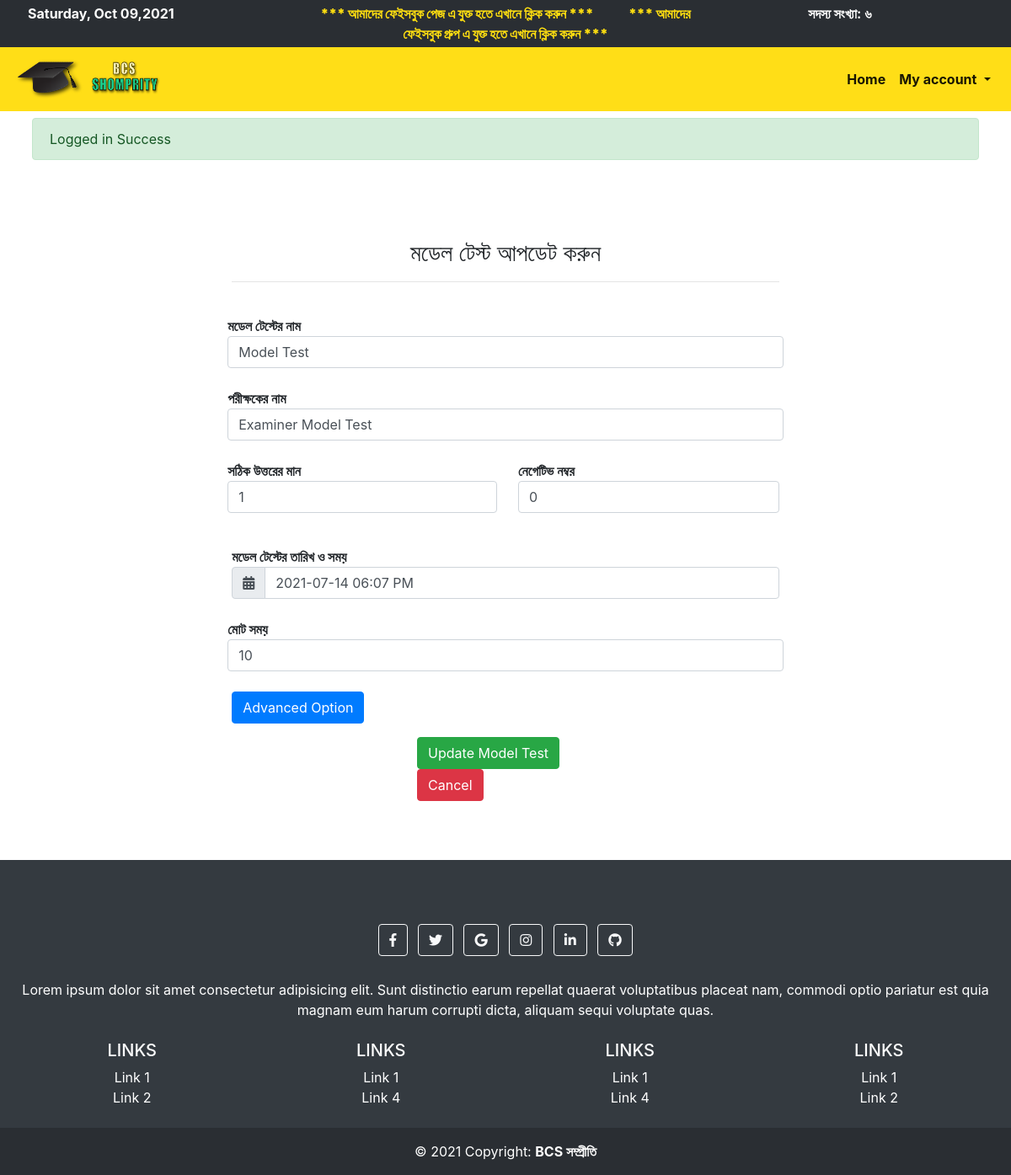
The app's page /admin/edit_model_test.php?id=16 (signed in) with its own data.
### tables this page shows
CREATE TABLE `model_test` (
  `id` int(11) NOT NULL,
  `user_id` int(11) NOT NULL,
  `model_test_name` varchar(100) NOT NULL,
  `model_test_examiner_name` varchar(100) NOT NULL,
  `positive_mark` float NOT NULL,
  `negative_mark` float NOT NULL,
  `model_test_date` varchar(100) NOT NULL,
  `duration` int(11) NOT NULL,
  `model_set` varchar(100) DEFAULT NULL,
  `course_id` int(11) DEFAULT NULL,
  `payment` int(11) DEFAULT NULL,
  `pinned` int(11) DEFAULT NULL,
  `secure_pin` varchar(100) DEFAULT NULL,
  `image_name` varchar(100) DEFAULT NULL,
  `image_type` varchar(100) DEFAULT NULL,
  `participants` int(11) DEFAULT NULL,
  `finished` int(11) DEFAULT NULL,
  `total_questions` int(11) DEFAULT NULL,
  `created_at` timestamp NULL DEFAULT current_timestamp(),
  `banner_payment_amount` varchar(100) DEFAULT NULL,
  `banner_medium` varchar(100) DEFAULT NULL,
  `banner_action` tinyint(1) NOT NULL DEFAULT 0,
  `banner_payment_number` varchar(100) DEFAULT NULL
);

### link/dbname.php (called while the page is built, shortened)
<?php
$CREATE_COURSE = 'create_course';
$MODEL_TEST = 'model_test';

### admin/edit_model_test.php (the view, shortened to what this page needs)
<?php include 'toplayout.php';
if(empty($_GET['id'])){
    $modelTestID = $_GET['id'];
}else {
    $modelTestID = $_GET['id'];
}
$modelTestID =  intval($modelTestID);
$model_test_data = twoTablesFULLJOIN_WHERE($MODEL_TEST,'course_id',$CREATE_COURSE,'id','id',$modelTestID);
?>
<br>
<div class="content">
    <div class="new_model_test_box">
        <h3 class="text-center">মডেল টেস্ট আপডেট করুন</h3>
        <hr>
        <br>
        <form class="new_model_test" id="new_model_test" enctype="multipart/form-data" action="../link/update_model_test" method="post">
        <?php  foreach ($model_test_data  as $row) { ?>
            <div class="form-row">
                <strong> মডেল টেস্টের নাম </strong>
                <input autocomplete="off" type="text" name="model_test_name" value="<?php echo $row['model_test_name']; ?>" class="form-control" required/>
            </div>
            <br>
            <div class="form-row">
                <strong> পরীক্ষকের নাম </strong>
                <input autocomplete="off" class="form-control" type="text" name="model_test_examiner_name" id="model_test_setter" value="<?php echo $row['model_test_examiner_name']; ?>" />
            </div>
            <br>
            <div class="row">
                <div class="col-md-6">
                    <div class="form-row">
                        <strong> সঠিক উত্তরের মান </strong>
                        <input autocomplete="off" class="form-control" type="number"  min="1"step=any
                            name="model_test_positive_mark" id="model_test_mark" value="<?php echo $row['positive_mark']; ?>"/>
                    </div>
                </div>
                <div class="col-md-6">
                    <div class="form-group">
                        <strong>নেগেটিভ নম্বর </strong>
                        <input step="any" class="form-control" type="number"
                            name="model_test_negative_mark"  min="0" id="model_test_negative_mark"step=any value="<?php echo $row['negative_mark']; ?>"/>
                    </div>
                </div>
            </div>
            <br>
            <strong> মডেল টেস্টের তারিখ ও সময়</strong>
            <br>
            <div class="input-group ">
            <div class="input-group-prepend">
            <button type="button"  class="input-group-text"><i class="fa fa-calendar-alt"></i></button>
            </div>
            <input type="text" id="picker" name="model_test_date"  class="form-control" value="<?php echo $row['model_test_date']; ?>">
            </div>
            <br>
            <div class="form-row">
                <strong> মোট সময়</strong>
                <input autocomplete="off" class="form-control" type="number" value="10" min="5" name="model_test_duration"
                    id="model_test_duration" value="<?php echo $row['duration']; ?>" />
            </div>
            <br>
            <p>
                <button class="btn btn-primary" type="button" data-toggle="collapse" data-target="#collapseExample"
                    aria-expanded="false" aria-controls="collapseExample">
                    Advanced Option
                </button>
            </p>
                    <?php } ?>
            <div class="form-row">
                <div class="col-md-4"></div>
                <div class="col-md-4">
                    <input type="submit" name="update_model_test" value="Update Model Test" class="btn btn-success"
                        data-disable-with="Add Model Test" />
                    <a class="btn btn-danger" href="teachers">Cancel</a>
                </div>
                <div class="col-md-4"></div>
            </div>
        </form>
    </div>
</div>
<br>
<?php include 'bottomlayout.php'; ?>

### records on screen
model_test: model_test_name "Model Test", model_test_examiner_name "Examiner Model Test", model_test_positive_mark "1", model_test_negative_mark "0", model_test_date "2021-07-14 06:07 PM", model_test_duration "10"

### other values on screen
englishToBangla($totalmember) "৬"
$_SESSION['message'] "Logged in Success"
